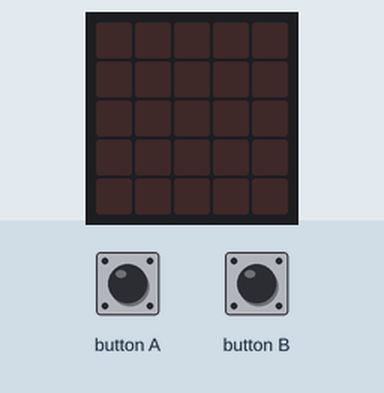
Bench run of a program on a simulated BBC micro:bit (MakeCode). On the bench: the board's 5×5 LED display. The inputs (shaded band) are chosen by the test bench.

Above: at 1.2 s.
1.3 s: button B pressed for 0.15 s
At 1.7 s:
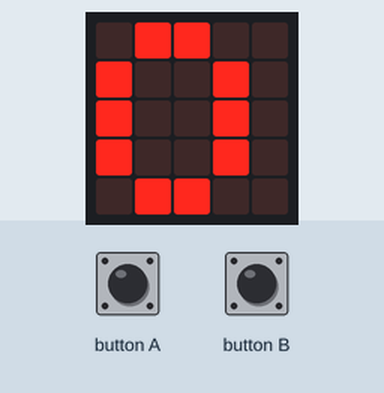
2.9 s: button B pressed for 0.15 s
At 4.2 s:
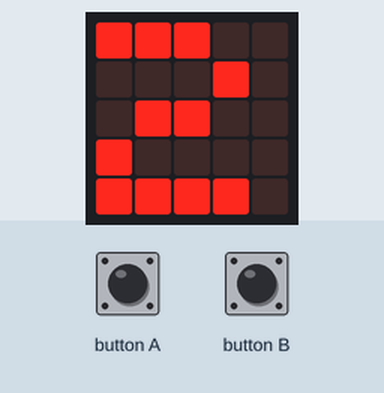
Timing chart, 0 to 5.9 s (numbered marks = the images above; inputs shaded):
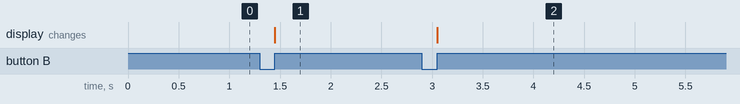

The program:

main.ts
```typescript
input.onButtonPressed(Button.A, function () {
    crono += 1
})
input.onGesture(Gesture.Shake, function () {
    pasos += 1
})
input.onButtonPressed(Button.B, function () {
    crono += 1
    basic.showString("" + (temp))
})
let temp = 0
let pasos = 0
temp = 0
let crono = 0
basic.forever(function () {
    if (crono == 1) {
        temp += 1
        basic.pause(1000)
    }
})
```

test.ts
```typescript
// aquí va el archivo "tests"; esto no se compilará cuando este paquete se utilice como una extensión.
```

Measured:
- after the input at 1.3 s, the display: changes after 0.15 s (image 1)
- after the input at 2.9 s, the display: changes after 0.15 s (image 2)
